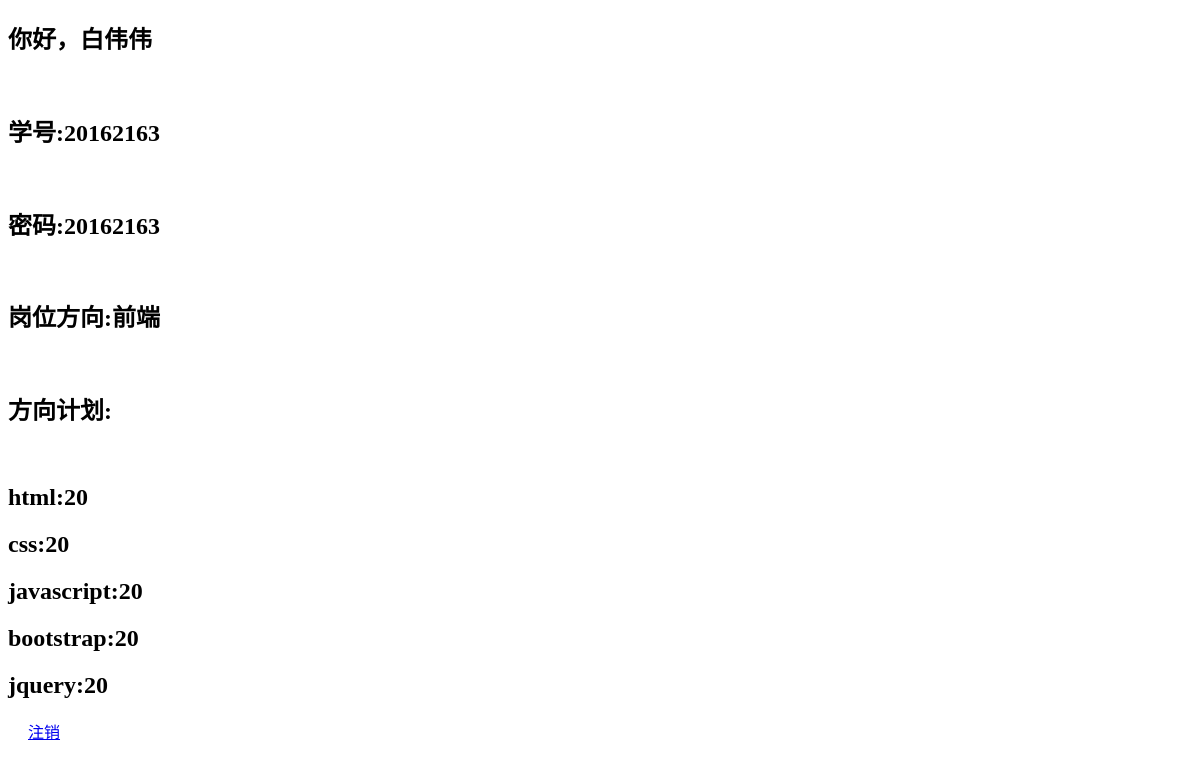
Before: /test/t1 (signed in) with the older database file.
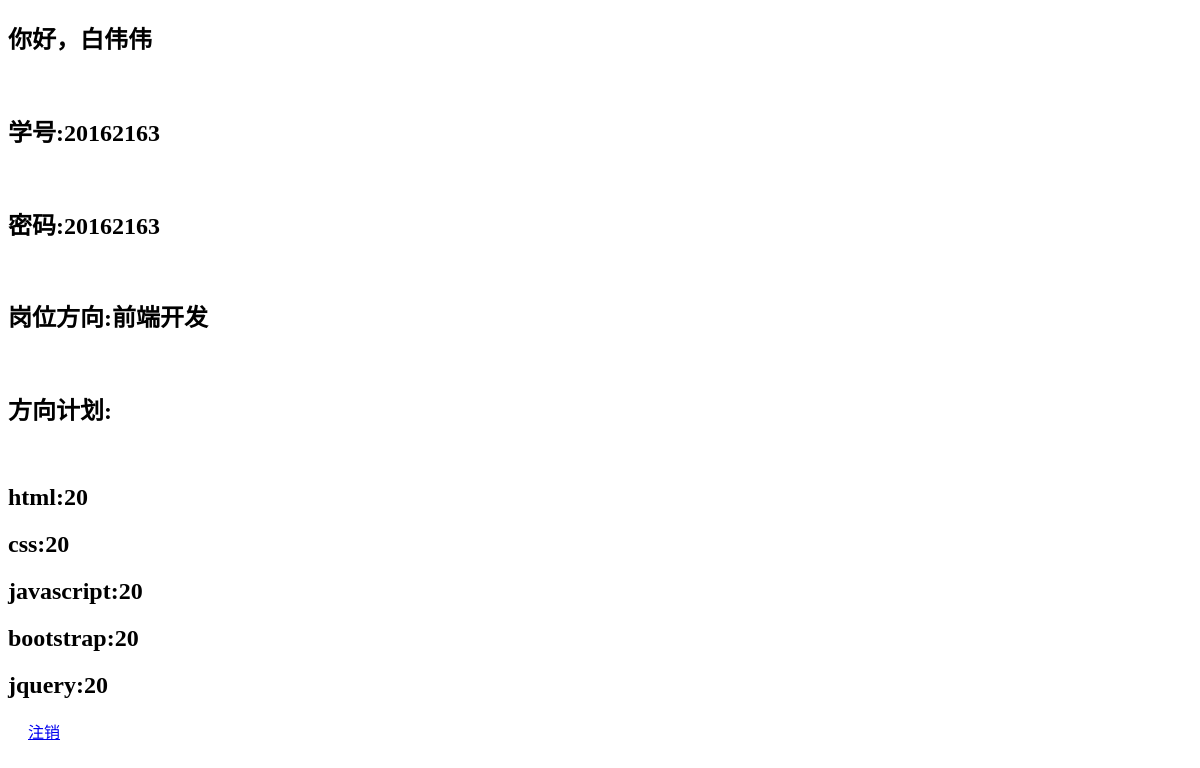
After: the same page with the newer database file.
### app/models/direction.py (models this page shows, shortened)
class Direction(db.Model):
    __tablename__ = 'direction'
    id = db.Column(db.Integer, primary_key=True, autoincrement=True)
    name = db.Column(db.String(64), unique=True, index=True, nullable=False)
    content = db.Column(db.Text, nullable=False)
    users = db.relationship('User', backref='direction', lazy='dynamic')
    courses = db.relationship('Course', backref='direction', lazy='dynamic')

### app/routes/test.py (the view)
@test.route('/t1', methods=['GET'])
def test1():
    return render_template("test/test1.html")

### app/models/user.py (called while the page is built)
@login_manager.user_loader
def load_user(user_id):
    return User.query.get(int(user_id))

### app/templates/test/test1.html (shortened to what this page needs)
<!DOCTYPE html>
<html lang="en">
<head>
</head>
<body>
{% if current_user.is_authenticated %}
    <h2>你好，{{ current_user.username }}</h2><br>
    <h2>学号:{{ current_user.number }}</h2><br>
    <h2>密码:{{ current_user.password }}</h2><br>
    {% if current_user.direction %}
        <h2>岗位方向:{{ current_user.direction.name }}</h2><br>
        <h2>方向计划:</h2><br>
        {% for course in current_user.direction.courses.all() %}
            <h2>{{ course.name }}:{{ course.cycle }}</h2>
        {% endfor %}
    {% endif %}
    <span>&emsp;</span>
    <a href="{{ url_for('auth.logout') }}">注销</a>
{% else %}
    <a href="{{ url_for('auth.login') }}">登录</a>
    <span>&emsp;</span>
    <a href="{{ url_for('auth.register') }}">注册</a>
{% endif %}
</body>
</html>

Changed rows visible on the page:
changed Direction: direction.name "前端" → "前端开发"
